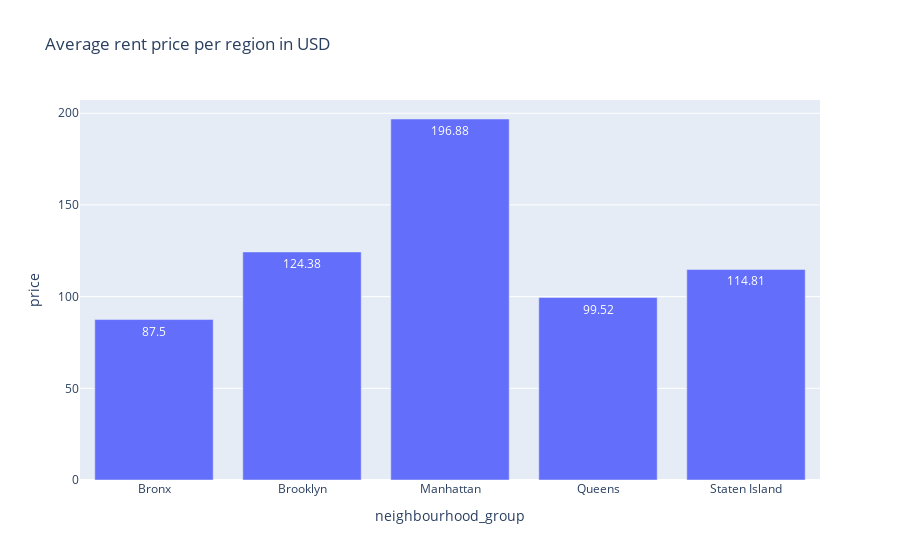

The code cell stored with this chart in its notebook:
### Markdown cell above
## What is the average rent price for each region?

### Code cell
mean_price_region = data[['neighbourhood_group', 'price']].groupby('neighbourhood_group').mean().reset_index()
mean_price_region['price'] = np.round(mean_price_region['price'], 2)

px.bar(mean_price_region, x='neighbourhood_group', y='price', text_auto=True, title = 'Average rent price per region in USD')

### Figure 1 — Plotly figure (JSON) as saved in the notebook; plotly's stock layout.template omitted (floating-point values rounded to 4 significant figures)
{"data": [{"alignmentgroup": "True", "hovertemplate": "neighbourhood_group=%{x}<br>price=%{y}<extra></extra>", "legendgroup": "", "marker": {"color": "#636efa", "pattern": {"shape": ""}}, "name": "", "offsetgroup": "", "orientation": "v", "showlegend": false, "textposition": "auto", "texttemplate": "%{y}", "type": "bar", "x": ["Bronx", "Brooklyn", "Manhattan", "Queens", "Staten Island"], "xaxis": "x", "y": [87.5, 124.4, 196.9, 99.52, 114.8], "yaxis": "y"}], "layout": {"barmode": "relative", "legend": {"tracegroupgap": 0}, "title": {"text": "Average rent price per region in USD"}, "xaxis": {"anchor": "y", "domain": [0, 1], "title": {"text": "neighbourhood_group"}}, "yaxis": {"anchor": "x", "domain": [0, 1], "title": {"text": "price"}}}}
